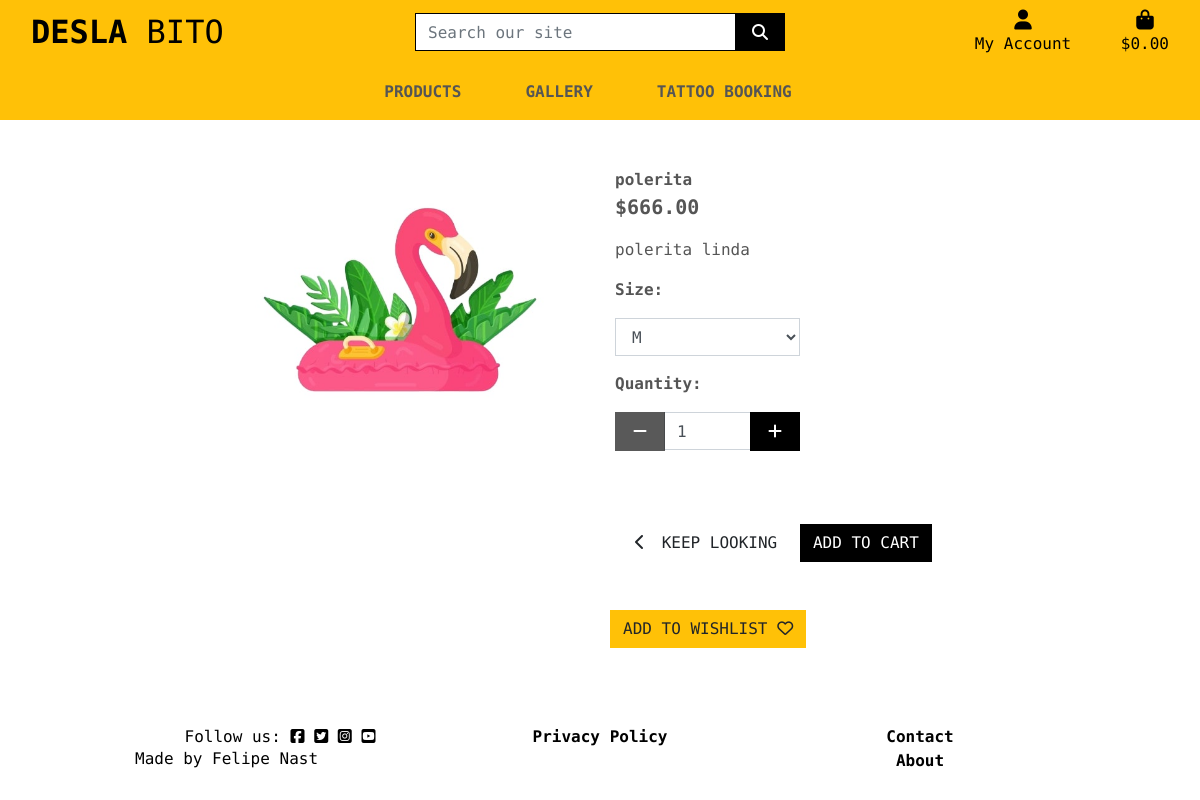
The page /products/1/ on the database its author committed.
### products/models.py (models this page shows, shortened)
class Product(models.Model):
    class Category(models.IntegerChoices):
        PRINTS = 1, "Prints"
        PAINTING = 2, "Paintings"
        CLOTHE = 3, "Clothing"
        OTHER = 4, "Other"
    name = models.CharField(max_length=254)
    category = models.PositiveSmallIntegerField(choices=Category.choices, default=Category.OTHER)
    has_sizes = models.BooleanField(default=False, null=True, blank=True)
    description = models.TextField()
    price = models.DecimalField(max_digits=8, decimal_places=2)  # Allows up to 999999.99
    image = models.ImageField(upload_to="product_images/", blank=True, null=True)

### products/views.py (the view)
# urls.py: path("<int:pk>/", views.product_detail, name="product_detail"),
def product_detail(request, pk):
    product = get_object_or_404(Product, pk=pk)
    return render(request, "products/product_detail.html", {"product": product})

### bag/contexts.py (called while the page is built, shortened)
def bag_contents(request):
    bag_items = []
    total = 0
    product_count = 0
    bag = request.session.get('bag', {})
    if total < settings.FREE_DELIVERY_THRESHOLD:
        delivery = total * Decimal(settings.STANDARD_DELIVERY_PERCENTAGE / 100)
        free_delivery_delta = settings.FREE_DELIVERY_THRESHOLD - total
    else:
        delivery = 0
        free_delivery_delta = 0
    grand_total = delivery + total
    context = {
        'bag_items': bag_items,
        'total': total,
        'product_count': product_count,
        'delivery': delivery,
        'free_delivery_delta': free_delivery_delta,
        'free_delivery_threshold': settings.FREE_DELIVERY_THRESHOLD,
        'grand_total': grand_total,
    }
    return context

### products/templates/products/product_detail.html (shortened to what this page needs)
{% extends "base.html" %}
{% load static %}
{% block content %}
    <div class="overlay"></div>
    <div class="container-fluid">
        <div class="row">
            <div class="col-12 col-md-6 col-lg-4 offset-lg-2">
                <div class="image-container my-5">
                    {% if product.image %}
                        <a href="{{ product.image.url }}" target="_blank">
                            <img class="card-img-top img-fluid" src="{{ product.image.url }}" alt="{{ product.name }}">
                        </a>
                    {% else %}
                        <a href="">
                            <img class="card-img-top img-fluid" src="{{ MEDIA_URL }}generic.jpg" alt="{{ product.name }}">
                        </a>
                    {% endif %}
                </div>
            </div>
            <div class="col-12 col-md-6 col-lg-4">
                <div class="product-details-container mb-5 mt-md-5">
                    <p class="mb-0 font-weight-bold">{{ product.name }}</p>
                    <p class="lead mb-0 text-left font-weight-bold">${{ product.price }}</p>
                    <p class="mt-3">{{ product.description }}</p>
                    <form class="form" action="{% url 'add_to_bag' product.id %}" method="POST">
                        <div class="form-row">
                            {% with product.has_sizes as s %}
                            {% if s %}
                                <div class="col-12">
                                    <p><strong>Size:</strong></p>
                                    <select class="form-control rounded-0 w-50" name="product_size" id='id_product_size'>
                                        <option value="m" selected>M</option>
                                    </select>
                                </div>
                            {% endif %}
                            <div class="col-12">
                                <p class="mt-3"><strong>Quantity:</strong></p>
                                <div class="form-group w-50">
                                    <div class="input-group">
                                        <div class="input-group-prepend">
                                            <button class="decrement-qty btn btn-black rounded-0"
                                                data-item_id="{{ product.id }}" id="decrement-qty_{{ product.id }}">
                                                <span class="icon">
                                                    <i class="fas fa-minus"></i>
                                                </span>
                                            </button>
                                        </div>
                                        <input class="form-control qty_input" type="number"
                                            name="quantity" value="1" min="1" max="99"
                                            data-item_id="{{ product.id }}"
                                            id="id_qty_{{ product.id }}">
                                        <div class="input-group-append">
                                            <button class="increment-qty btn btn-black rounded-0"
                                                data-item_id="{{ product.id }}" id="increment-qty_{{ product.id }}">
                                                <span class="icon">
                                                    <i class="fas fa-plus"></i>
                                                </span>
                                            </button>
                                        </div>
                                    </div>
                                </div>
                            </div>
                            <div class="col{% if s %}-12 mt-2{% endif %}">
                                <a href="{% url 'products' %}" class="btn btn-outline-black rounded-0 mt-5">
                                    <span class="icon">
                                        <i class="fas fa-chevron-left"></i>
                                    </span>
                                    <span class="text-uppercase">Keep Looking</span>
                                </a>
                                <input type="submit" class="btn btn-black rounded-0 text-uppercase mt-5" value="Add to Cart">
                            </div>
                            <div>
                                <a href="" class="btn btn-warning rounded-0 text-uppercase mt-5">Add to Wishlist <i class="fa-regular fa-heart"></i></a>
                            </div>
                            {% endwith %}
                        </div>
                    </form>
                </div>
            </div>
        </div>
    </div>
{% endblock %}

### static/css/base.css (style rules this page uses)
html { height: 100%; }
body { background: url('/media/desla-fondo.jpeg') no-repeat center center fixed; background-size: cover; height: calc(100vh - 164px); color: #555; font-family: "Rubik Mono One", serif; font-weight: 400; font-style: normal; z-index: 1; }
.overlay { height: 100%; width: 100%; top: 0; left: 0; position: fixed; background: white; z-index: -1; }
.icon { align-items: center; display: inline-flex; justify-content: center; height: 1.5rem; width: 1.5rem; }
.btn-black { background: black; color: white; }

### rows shown on the page
Product: image (picture), name "polerita", price "666.00", description "polerita linda", quantity "1"
